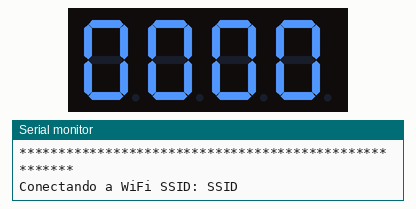
The sketch below on a simulated ESP32-C3. Shown: 4-digit seven-segment display, the last lines printed to the serial monitor. WiFi joins after 1.5 s; servers stay silent unless stated; the local clock reads 2024-03-15 10:24:30 at power-on unless the sketch sets it.

Above: at 1.1 s.
At 2.8 s:
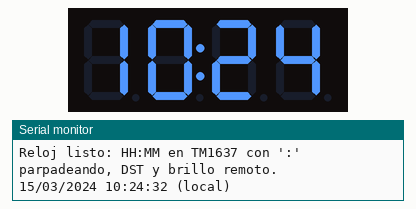
At 66.4 s:
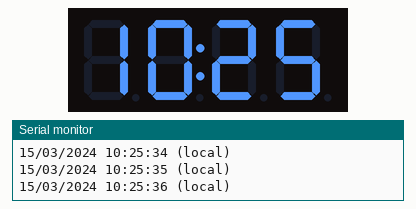
At 129.0 s:
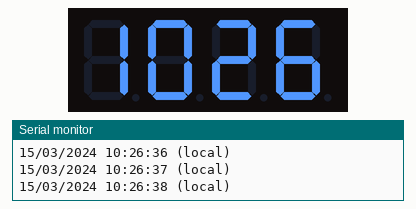

The sketch:

main.ino
```cpp
#include <WiFi.h>
#include "time.h"
#include <TM1637Display.h>
#include <Arduino.h>
#include <WiFiClientSecure.h>
#include <HTTPClient.h>
#include <ArduinoJson.h>   // ArduinoJson v6

// ------------------------
// WiFi
// ------------------------
const char *ssid          = "SSID";
const char *ssid_password = "123456789";

// ------------------------
// NTP
// ------------------------
const char* ntpServer = "pool.ntp.org";

// ------------------------
// TM1637 (ajusta a tu ESP32-C3 mini)
// ------------------------
#define CLK 3
#define DIO 4
TM1637Display display(CLK, DIO);

// ------------------------
// Temporizadores
// ------------------------
unsigned long lastTimeUpdate       = 0;
const unsigned long timeUpdateInterval = 1000; // 1 s

// ------------------------
// Estado del “:”
// ------------------------
bool colonState = false;

// ------------------------
// Brillo
// ------------------------
byte currentBrightness = 1;  // brillo actual del display

// Config remota de brillo (por defecto)
int  dayStartHour      = 8;
int  nightStartHour    = 20;
byte dayBrightness     = 3;  // 0–7
byte nightBrightness   = 1;  // 0–7

// URL JSON remoto (S3 con HTTPS)
const char* configUrl =
  "https://jmg-s3-bucket.s3.us-east-1.amazonaws.com/brightness_config.json";

// Temporizador para refrescar config remota
unsigned long lastConfigFetch = 0;
const unsigned long configFetchInterval = 5UL * 60UL * 1000UL; // cada 5 minutos

// Cliente seguro para HTTPS
WiFiClientSecure secureClient;

// ------------------------
// Resincro NTP diaria
// ------------------------
bool resyncDoneToday = false;
int  lastResyncDay   = -1;

// ----------------------------------------------------
// Conexión WiFi
// ----------------------------------------------------
void connectWifi() {
  Serial.println();
  Serial.println("******************************************************");
  Serial.print("Conectando a WiFi SSID: ");
  Serial.println(ssid);
  WiFi.begin(ssid, ssid_password);

  int maxWait = 20000;
  unsigned long startTime = millis();
  while (WiFi.status() != WL_CONNECTED && (millis() - startTime) < maxWait) {
    delay(500);
    Serial.print(".");
  }

  if (WiFi.status() == WL_CONNECTED) {
    Serial.println();
    Serial.print("✓ WiFi conectada. IP: ");
    Serial.println(WiFi.localIP());
    Serial.print("RSSI: ");
    Serial.print(WiFi.RSSI());
    Serial.println(" dBm");
    Serial.println("******************************************************");
  } else {
    Serial.println("✗ No se pudo conectar a la WiFi");
    Serial.println("******************************************************");
  }
}

// ----------------------------------------------------
// Inicializar tiempo con NTP (zona horaria España)
// ----------------------------------------------------
void initTime() {
  configTime(0, 0, ntpServer);

  Serial.println("Sincronizando reloj con NTP...");
  struct tm timeinfo;

  const int maxRetries = 10;
  int retries = 0;

  while (!getLocalTime(&timeinfo) && retries < maxRetries) {
    Serial.print(".");
    retries++;
    delay(1000);
  }
  Serial.println();

  if (!getLocalTime(&timeinfo)) {
    Serial.println("ERROR: No se pudo obtener hora NTP tras varios intentos. Reiniciando ESP32...");
    delay(2000);
    ESP.restart();
    return;
  }

  // Zona horaria Europa/Madrid (CET/CEST)
  setenv("TZ", "CET-1CEST,M3.5.0,M10.5.0/3", 1);
  tzset();

  if (getLocalTime(&timeinfo)) {
    Serial.printf("Hora local inicial: %02d/%02d/%04d %02d:%02d:%02d\n",
                  timeinfo.tm_mday, timeinfo.tm_mon + 1, timeinfo.tm_year + 1900,
                  timeinfo.tm_hour, timeinfo.tm_min, timeinfo.tm_sec);
    Serial.println("Zona horaria: CET/CEST con cambio automático verano/invierno");
  } else {
    Serial.println("Error al obtener hora local tras aplicar TZ. Reiniciando ESP32...");
    delay(2000);
    ESP.restart();
  }
}

// ----------------------------------------------------
// Lectura de configuración remota de brillo (HTTPS)
// ----------------------------------------------------
void fetchBrightnessConfig() {
  if (WiFi.status() != WL_CONNECTED) {
    Serial.println("No WiFi, no se actualiza config de brillo.");
    return;
  }

  // Aceptar cualquier certificado (simplificación, menos seguro)
  secureClient.setInsecure();  // Para producción, usar setCACert con la CA de AWS S3[web:42][web:65]

  HTTPClient https;
  Serial.printf("Obteniendo config brillo desde: %s\n", configUrl);
  if (!https.begin(secureClient, configUrl)) {
    Serial.println("Fallo en begin() HTTPS.");
    return;
  }

  int httpCode = https.GET();  // GET HTTPS[web:42][web:77]

  if (httpCode > 0) {
    Serial.printf("HTTPS GET config, código: %d\n", httpCode);
    if (httpCode == HTTP_CODE_OK) {
      String payload = https.getString();
      Serial.println("Respuesta config:");
      Serial.println(payload);

      StaticJsonDocument<256> doc;  // tamaño suficiente para 4 campos simples[web:66][web:69]
      DeserializationError error = deserializeJson(doc, payload);
      if (!error) {
        if (doc.containsKey("dayStartHour"))
          dayStartHour = doc["dayStartHour"];
        if (doc.containsKey("nightStartHour"))
          nightStartHour = doc["nightStartHour"];
        if (doc.containsKey("dayBrightness"))
          dayBrightness = doc["dayBrightness"];
        if (doc.containsKey("nightBrightness"))
          nightBrightness = doc["nightBrightness"];

        // Normalizar rangos
        if (dayStartHour < 0) dayStartHour = 0;
        if (dayStartHour > 23) dayStartHour = 23;
        if (nightStartHour < 0) nightStartHour = 0;
        if (nightStartHour > 23) nightStartHour = 23;

        if (dayBrightness > 7) dayBrightness = 7;
        if (nightBrightness > 7) nightBrightness = 7;

        Serial.printf("Config brillo actualizada: dayStartHour=%d, nightStartHour=%d, dayBrightness=%d, nightBrightness=%d\n",
                      dayStartHour, nightStartHour, dayBrightness, nightBrightness);
      } else {
        Serial.print("Error parseando JSON: ");
        Serial.println(error.c_str());
      }
    } else {
      Serial.printf("Respuesta HTTP no OK: %d\n", httpCode);
    }
  } else {
    Serial.printf("Error HTTPS GET config: %s\n", https.errorToString(httpCode).c_str());
  }

  https.end();
}

// ----------------------------------------------------
// Brillo automático usando config remota
// ----------------------------------------------------
void setAutoBrightness(int hora) {
  byte newBrightness;

  // Día entre dayStartHour y nightStartHour (sin cruzar medianoche)
  if (hora >= dayStartHour && hora < nightStartHour) {
    newBrightness = dayBrightness;
  } else {
    newBrightness = nightBrightness;
  }

  if (newBrightness != currentBrightness) {
    currentBrightness = newBrightness;
    display.setBrightness(currentBrightness);  // rango 0–7[web:10][web:32]
  }
}

// ----------------------------------------------------
// Resincro NTP diaria a las 03:00:00
// ----------------------------------------------------
void handleDailyResync(struct tm &timeinfo) {
  int day = timeinfo.tm_mday;

  if (day != lastResyncDay) {
    resyncDoneToday = false;
    lastResyncDay   = day;
  }

  if (!resyncDoneToday &&
      timeinfo.tm_hour == 3 &&
      timeinfo.tm_min  == 0 &&
      timeinfo.tm_sec  == 0) {
    Serial.println("Resincronizando NTP (resync diaria 03:00)...");
    initTime();
    resyncDoneToday = true;
  }
}

// ----------------------------------------------------
// Mostrar hora en display HH:MM
// ----------------------------------------------------
void printAndShowTime() {
  struct tm timeinfo;
  if (!getLocalTime(&timeinfo)) {
    Serial.println("Fallo obteniendo hora local");
    return;
  }

  Serial.printf("%02d/%02d/%04d %02d:%02d:%02d (local)\n",
                timeinfo.tm_mday, timeinfo.tm_mon + 1, timeinfo.tm_year + 1900,
                timeinfo.tm_hour, timeinfo.tm_min, timeinfo.tm_sec);

  int hora   = timeinfo.tm_hour;
  int minuto = timeinfo.tm_min;
  int valorDisplay = hora * 100 + minuto; // HHMM

  // Brillo según config remota
  setAutoBrightness(hora);

  // Resincro diaria
  handleDailyResync(timeinfo);

  uint8_t dotsMask = colonState ? 0b01000000 : 0b00000000;
  display.showNumberDecEx(valorDisplay, dotsMask, true, 4, 0);  // HH:MM[web:10]
}

// ----------------------------------------------------
// setup()
// ----------------------------------------------------
void setup() {
  Serial.begin(115200);
  delay(1000);
  Serial.println("https://github.com/jorgemachadogallas-ux/DigitalClock");

  display.setBrightness(currentBrightness);
  display.showNumberDec(0, true);  // 0000 al inicio[web:10]

  connectWifi();

  if (WiFi.status() == WL_CONNECTED) {
    initTime();
    fetchBrightnessConfig();  // primera lectura de config remota
    printAndShowTime();
    Serial.println("Reloj listo: HH:MM en TM1637 con ':' parpadeando, DST y brillo remoto.");
  } else {
    Serial.println("Sin WiFi: el reloj usará solo el RTC interno hasta que se recupere la conexión.");
  }
}

// ----------------------------------------------------
// loop()
// ----------------------------------------------------
void loop() {
  // Reintentar WiFi si se pierde
  if (WiFi.status() != WL_CONNECTED) {
    connectWifi();
    if (WiFi.status() == WL_CONNECTED) {
      initTime();
      fetchBrightnessConfig();  // actualizar config al recuperar conexión
    }
  }

  // Refrescar config remota periódicamente
  if (millis() - lastConfigFetch >= configFetchInterval) {
    fetchBrightnessConfig();
    lastConfigFetch = millis();
  }

  // Cada 1 s: parpadeo ":" y actualización de hora
  if (millis() - lastTimeUpdate >= timeUpdateInterval) {
    colonState = !colonState;
    printAndShowTime();
    lastTimeUpdate = millis();
  }

  delay(50);
}
```

Measured:
- what the display in image 0 shows lasts 1.8 s, from 1.0 s to 2.8 s
